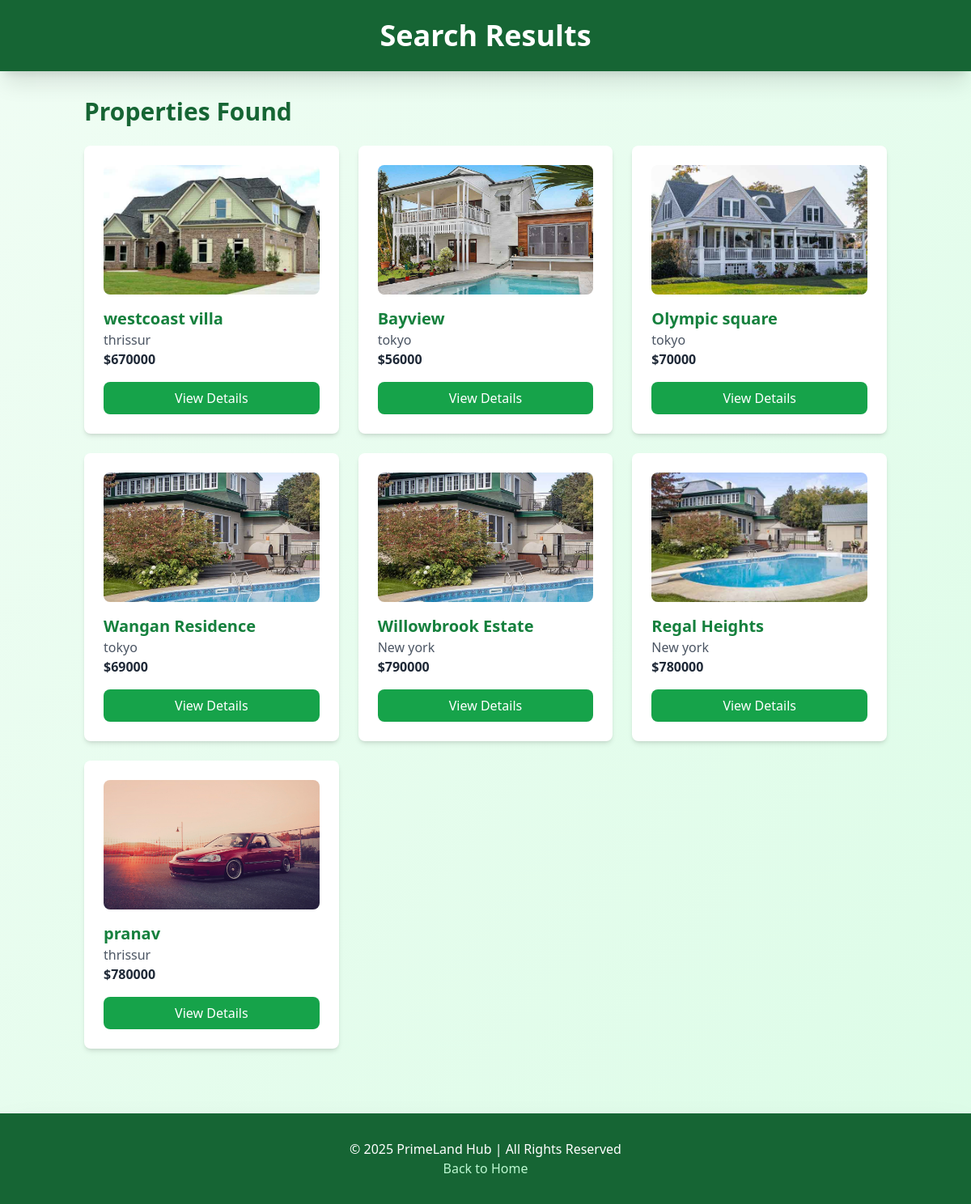
The app's page /search/ with its own data.
### landhub/models.py (models this page shows)
class property(models.Model):
    name= models.CharField(max_length=200)
    email = models.ForeignKey(reg_form,on_delete=models.CASCADE)
    phone = models.IntegerField()
    place = models.CharField(max_length=200)
    image = models.ImageField(upload_to='images/',null=True,blank=True)
    propertytype = models.CharField(max_length=200)
    propertychoice = (
        ('rent','RENT'),
        ('sale','SALE'),
    )
    prop= models.CharField(max_length=10,choices=propertychoice,null=True,blank=True)
    price = models.IntegerField()
    description = models.TextField()
    status = models.CharField(max_length=200)
    date = models.DateField()
    location = models.CharField(max_length=200,null=True,blank=True)
    document = models.FileField(upload_to='documents/properties/', null=True, blank=True)  # For legal/property documents
    bedrooms = models.IntegerField(null=True, blank=True)
    bathrooms = models.IntegerField(null=True, blank=True)
    area_sqft = models.DecimalField(max_digits=10, decimal_places=2, null=True, blank=True)  # Property size
    is_furnished = models.BooleanField(default=False)  # Whether the property is furnished
    parking_space = models.BooleanField(default=False)  # Parking availability

### landhub/views.py (the view)
# urls.py: path('search/', views.property_search, name='property_search'),
def property_search(request):
    query = request.GET.get('query', '').strip()
    min_price = request.GET.get('min_price', '').strip()
    max_price = request.GET.get('max_price', '').strip()
    properties = property.objects.all()
    if query:
        properties = properties.filter(place__icontains=query)
    if min_price:
        properties = properties.filter(price__gte=min_price)
    if max_price:
        properties = properties.filter(price__lte=max_price)
    return render(request, 'search_results.html', {'properties': properties, 'query': query})

### landhub/templates/search_results.html (shortened to what this page needs)
<!DOCTYPE html>
<html lang="en">
<head>
    <script src="https://cdn.tailwindcss.com"></script>
</head>
<body class="bg-gradient-to-br from-green-50 to-green-100">
    <header class="bg-green-800 text-white py-6 shadow-xl text-center">
        <h1 class="text-4xl font-bold">Search Results</h1>
    </header>
    <main class="container mx-auto px-4 py-8">
        <h2 class="text-3xl font-bold text-green-800 mb-6">Properties Found</h2>
        {% if properties %}
            <div class="grid grid-cols-1 md:grid-cols-3 gap-6">
                {% for property in properties %}
                    <div class="bg-white rounded-lg shadow-md p-6">
                        <img src="{{ property.image.url }}" alt="{{ property.name }}" class="w-full h-40 object-cover rounded-lg">
                        <h3 class="text-xl font-bold text-green-700 mt-4">{{ property.name }}</h3>
                        <p class="text-gray-600">{{ property.place }}</p>
                        <p class="text-gray-800 font-semibold">${{ property.price }}</p>
                        <a href="{% url 'property_detail' property.id %}" class="block bg-green-600 text-white text-center py-2 mt-4 rounded-lg hover:bg-green-500 transition">
                            View Details
                        </a>
                    </div>
                {% endfor %}
            </div>
        {% else %}
            <p class="text-gray-600">No properties found. Try adjusting your search.</p>
        {% endif %}
    </main>
    <footer class="bg-green-800 text-white py-8 mt-12 shadow-2xl text-center">
        <p>&copy; 2025 PrimeLand Hub | All Rights Reserved</p>
        <a href="/" class="text-green-200 hover:underline">Back to Home</a>
    </footer>
</body>
</html>

### records on screen
property: image (picture), name "westcoast villa", place "thrissur", price "670000"
property: image (picture), name "Bayview", place "tokyo", price "56000"
property: image (picture), name "Olympic square", place "tokyo", price "70000"
property: image (picture), name "Wangan Residence", place "tokyo", price "69000"
property: image (picture), name "Willowbrook Estate", place "New york", price "790000"
property: image (picture), name "Regal Heights", place "New york", price "780000"
property: image (picture), name "pranav", place "thrissur", price "780000"
